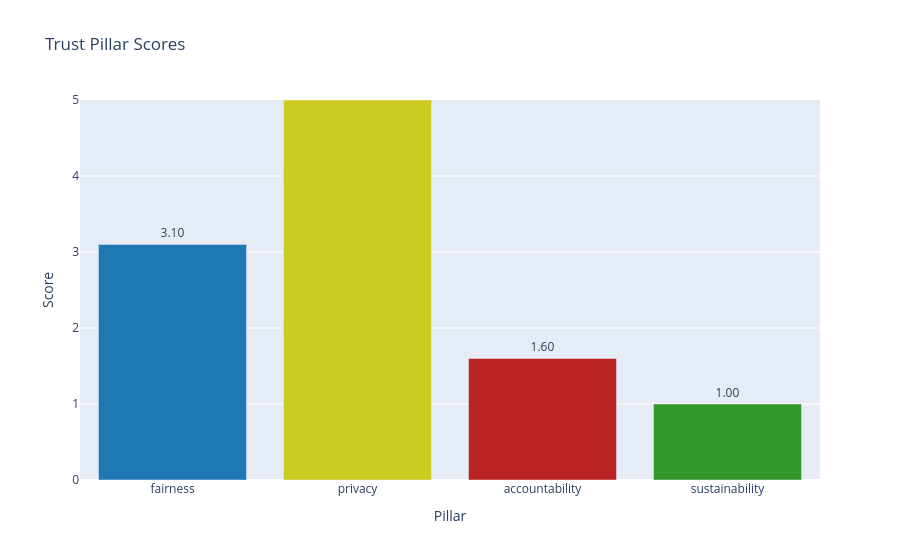
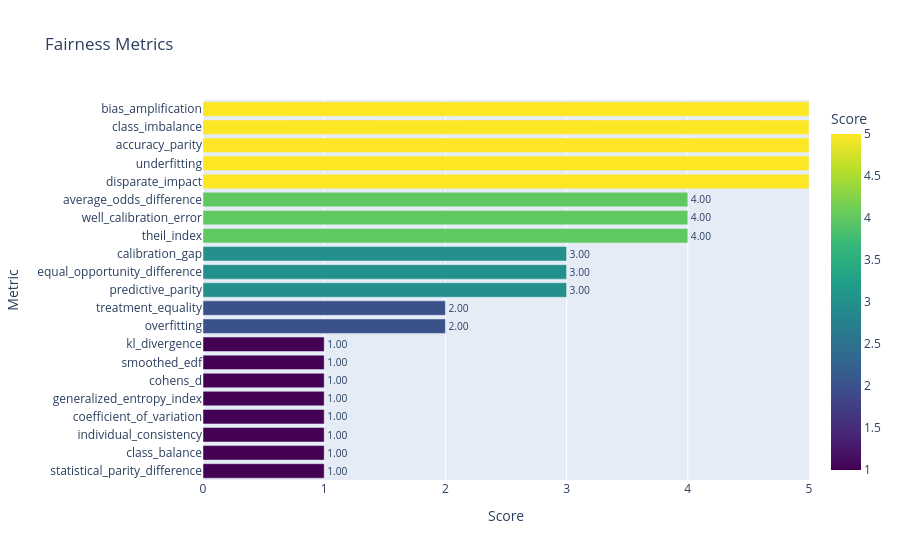
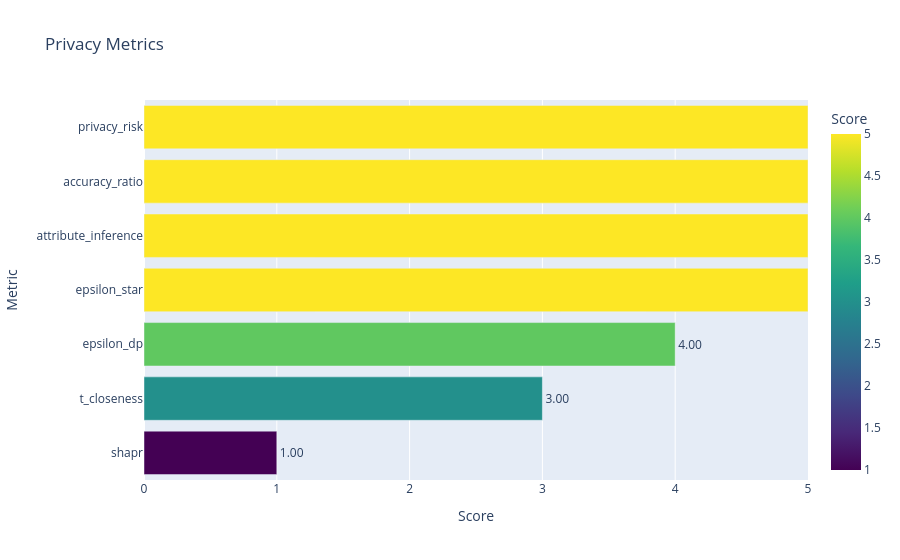
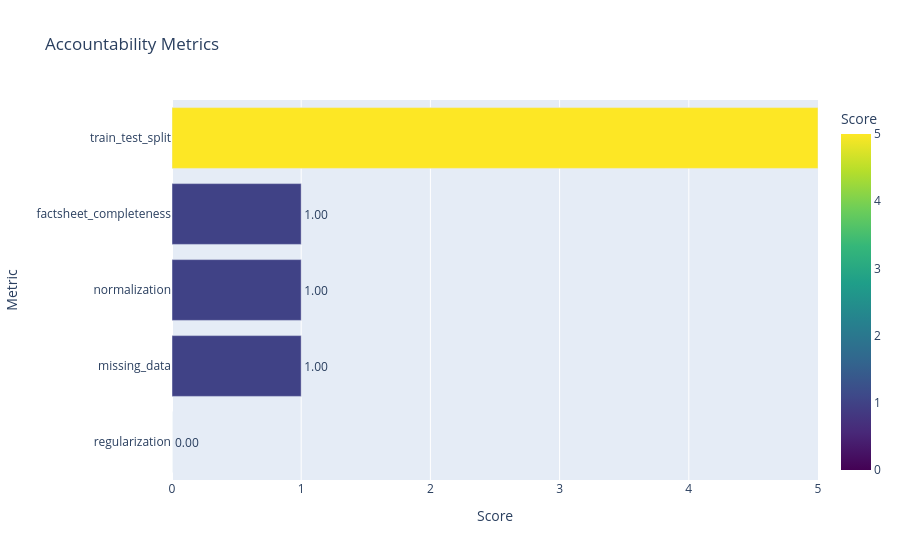

Notebook cell for these charts, in order:
### Code cell
evaluator.plot_results()

### Figure 1 — Plotly figure (JSON) as saved in the notebook; plotly's stock layout.template omitted (floating-point values rounded to 4 significant figures)
{"data": [{"hovertemplate": "Pillar=%{x}<br>Score=%{text}<extra></extra>", "legendgroup": "", "marker": {"color": ["#1f77b4", "#CDCA22", "#b92323", "#329729"], "pattern": {"shape": ""}}, "name": "", "orientation": "v", "showlegend": false, "text": [3.1, 5.0, 1.6, 1.0], "textposition": "outside", "texttemplate": "%{text:.2f}", "type": "bar", "x": ["fairness", "privacy", "accountability", "sustainability"], "xaxis": "x", "y": [3.1, 5.0, 1.6, 1.0], "yaxis": "y"}], "layout": {"barmode": "relative", "legend": {"tracegroupgap": 0}, "title": {"text": "Trust Pillar Scores"}, "xaxis": {"anchor": "y", "domain": [0, 1], "title": {"text": "Pillar"}}, "yaxis": {"anchor": "x", "domain": [0, 1], "range": [0, 5], "title": {"text": "Score"}}}}

### Figure 2 — Plotly figure (JSON) as saved in the notebook; plotly's stock layout.template omitted (floating-point values rounded to 4 significant figures)
{"data": [{"hovertemplate": "Score=%{marker.color}<br>Metric=%{y}<extra></extra>", "legendgroup": "", "marker": {"color": [1, 1, 1, 1, 1, 1, 1, 1, 2, 2, 3, 3, 3, 4, 4, 4, 5, 5, 5, 5, 5], "coloraxis": "coloraxis", "pattern": {"shape": ""}}, "name": "", "orientation": "h", "showlegend": false, "text": [1.0, 1.0, 1.0, 1.0, 1.0, 1.0, 1.0, 1.0, 2.0, 2.0, 3.0, 3.0, 3.0, 4.0, 4.0, 4.0, 5.0, 5.0, 5.0, 5.0, 5.0], "textposition": "outside", "texttemplate": "%{text:.2f}", "type": "bar", "x": [1, 1, 1, 1, 1, 1, 1, 1, 2, 2, 3, 3, 3, 4, 4, 4, 5, 5, 5, 5, 5], "xaxis": "x", "y": ["statistical_parity_difference", "class_balance", "individual_consistency", "coefficient_of_variation", "generalized_entropy_index", "cohens_d", "smoothed_edf", "kl_divergence", "overfitting", "treatment_equality", "predictive_parity", "equal_opportunity_difference", "calibration_gap", "theil_index", "well_calibration_error", "average_odds_difference", "disparate_impact", "underfitting", "accuracy_parity", "class_imbalance", "bias_amplification"], "yaxis": "y"}], "layout": {"barmode": "relative", "coloraxis": {"colorbar": {"title": {"text": "Score"}}, "colorscale": [[0, "#440154"], [0.1111, "#482878"], [0.2222, "#3e4989"], [0.3333, "#31688e"], [0.4444, "#26828e"], [0.5556, "#1f9e89"], [0.6667, "#35b779"], [0.7778, "#6ece58"], [0.8889, "#b5de2b"], [1, "#fde725"]]}, "legend": {"tracegroupgap": 0}, "title": {"text": "Fairness Metrics"}, "xaxis": {"anchor": "y", "domain": [0, 1], "range": [0, 5], "title": {"text": "Score"}}, "yaxis": {"anchor": "x", "domain": [0, 1], "title": {"text": "Metric"}}}}

### Figure 3 — Plotly figure (JSON) as saved in the notebook; plotly's stock layout.template omitted (floating-point values rounded to 4 significant figures)
{"data": [{"hovertemplate": "Score=%{marker.color}<br>Metric=%{y}<extra></extra>", "legendgroup": "", "marker": {"color": [1, 3, 4, 5, 5, 5, 5], "coloraxis": "coloraxis", "pattern": {"shape": ""}}, "name": "", "orientation": "h", "showlegend": false, "text": [1.0, 3.0, 4.0, 5.0, 5.0, 5.0, 5.0], "textposition": "outside", "texttemplate": "%{text:.2f}", "type": "bar", "x": [1, 3, 4, 5, 5, 5, 5], "xaxis": "x", "y": ["shapr", "t_closeness", "epsilon_dp", "epsilon_star", "attribute_inference", "accuracy_ratio", "privacy_risk"], "yaxis": "y"}], "layout": {"barmode": "relative", "coloraxis": {"colorbar": {"title": {"text": "Score"}}, "colorscale": [[0, "#440154"], [0.1111, "#482878"], [0.2222, "#3e4989"], [0.3333, "#31688e"], [0.4444, "#26828e"], [0.5556, "#1f9e89"], [0.6667, "#35b779"], [0.7778, "#6ece58"], [0.8889, "#b5de2b"], [1, "#fde725"]]}, "legend": {"tracegroupgap": 0}, "title": {"text": "Privacy Metrics"}, "xaxis": {"anchor": "y", "domain": [0, 1], "range": [0, 5], "title": {"text": "Score"}}, "yaxis": {"anchor": "x", "domain": [0, 1], "title": {"text": "Metric"}}}}

### Figure 4 — Plotly figure (JSON) as saved in the notebook; plotly's stock layout.template omitted (floating-point values rounded to 4 significant figures)
{"data": [{"hovertemplate": "Score=%{marker.color}<br>Metric=%{y}<extra></extra>", "legendgroup": "", "marker": {"color": [0.0, 1.0, 1.0, 1.0, 5.0], "coloraxis": "coloraxis", "pattern": {"shape": ""}}, "name": "", "orientation": "h", "showlegend": false, "text": [0.0, 1.0, 1.0, 1.0, 5.0], "textposition": "outside", "texttemplate": "%{text:.2f}", "type": "bar", "x": [0.0, 1.0, 1.0, 1.0, 5.0], "xaxis": "x", "y": ["regularization", "missing_data", "normalization", "factsheet_completeness", "train_test_split"], "yaxis": "y"}], "layout": {"barmode": "relative", "coloraxis": {"colorbar": {"title": {"text": "Score"}}, "colorscale": [[0, "#440154"], [0.1111, "#482878"], [0.2222, "#3e4989"], [0.3333, "#31688e"], [0.4444, "#26828e"], [0.5556, "#1f9e89"], [0.6667, "#35b779"], [0.7778, "#6ece58"], [0.8889, "#b5de2b"], [1, "#fde725"]]}, "legend": {"tracegroupgap": 0}, "title": {"text": "Accountability Metrics"}, "xaxis": {"anchor": "y", "domain": [0, 1], "range": [0, 5], "title": {"text": "Score"}}, "yaxis": {"anchor": "x", "domain": [0, 1], "title": {"text": "Metric"}}}}
